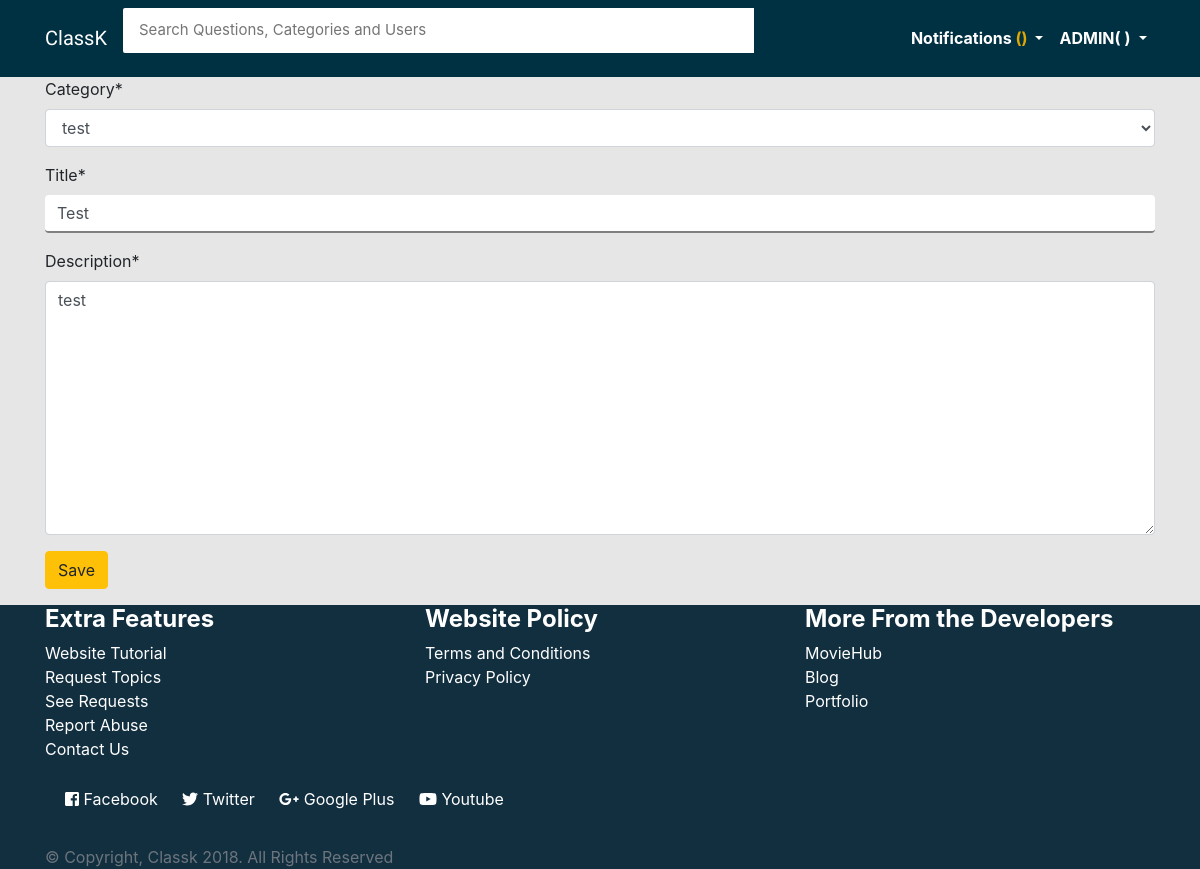
The page /edit/test/ (signed in) on the database its author committed.
### main/models.py (models this page shows, shortened)
class Category(models.Model):
    category = models.CharField(max_length=50)
    def __str__(self):
        return self.category

class Question(models.Model):
    user = models.ForeignKey(User, on_delete=models.CASCADE)
    title = models.CharField(max_length=150, default=None)
    description = models.TextField(max_length=3000)
    slug = models.SlugField(max_length=140, unique=True)
    date = models.DateTimeField(null=True, default=timezone.now())
    category = models.ForeignKey(Category, null=True, default=None, on_delete=models.CASCADE)
    satisfied = models.BooleanField(default=False)
    viewed = models.IntegerField(default=0)

### main/views.py (the view)
# urls.py: url(r'^edit/(?P<slug>[.\-\w]+)/$', views.edit_details, name='edit'),
def edit_details(request, slug):
    if request.user.is_authenticated:
        question = Question.objects.get(slug=slug)
        if request.user == question.user:
            if request.method == 'POST':
                form = QuestionForm(request.POST, instance=question)
                if form.is_valid():
                    form.save()
                    messages.success(request, 'Question Edited Successfully!')  # <-
                    return HttpResponseRedirect('/details/%s' %slug)
            else:
                form = QuestionForm(instance=question)
            template = 'main/edit-question.html'
            context = {'form': form}
            return render(request, template, context)
        else:
            return redirect("main:home")
    else:
        return redirect("main:home")

### main/forms.py
class QuestionForm(forms.ModelForm):
    class Meta:
        model = Question
        fields = ('category','title', 'description',)

### main/templates/main/edit-question.html (shortened to what this page needs)
{% extends 'main/base.html' %}
{% load crispy_forms_tags %}
{% block content %}
<div class="container">
<form action="" method="post">
    {{ form|crispy}}
    <input type="submit" class="btn btn-md btn-warning" value="Save">
</form>
</div>
{% endblock %}

### main/templates/main/base.html (shortened to what this page needs)
<html lang="en">
<head>
    <link href="https://maxcdn.bootstrapcdn.com/bootstrap/4.0.0/css/bootstrap.min.css" rel="stylesheet"
> {% load static %}
    <link rel="stylesheet" href="{% static 'css/main.css' %}">
    <link href="https://maxcdn.bootstrapcdn.com/font-awesome/4.7.0/css/font-awesome.min.css" rel="stylesheet"
>
</head>
<body>
    <header>
        <nav class="navbar navbar-expand-lg navbar-light" style="background-color:#003143;">
            <div class="container">
                <a class="navbar-brand text-white" href="{% url 'main:home' %}" id="brand">ClassK</span>
                </a>
                <div class="collapse navbar-collapse" id="navbarNav">
                    <div class="bam-navbar-search smallsearch col-sm-8 col-xs-11">
                        <form action="{% url 'main:home' %}" method="get" class="row">
                            <input class="bam-navbar-input col-md-11" type="search" placeholder="Search Questions, Categories and Users" name="q" , value="">
                        </form>
                    </div>
                    <ul class="nav navbar-nav ml-auto w-100 justify-content-end" id="item">
                        {% if user.is_authenticated %}
                        <li class="nav-item dropdown">
                            <a class="nav-link dropdown-toggle" href="#" id="navbarDropdownMenuLink" data-toggle="dropdown" aria-haspopup="true" aria-expanded="false"
                                style="color:white;">
                                <strong>Notifications
                                    <span style="color:#E0A800;">({{ notif_counts }})</span>
                                </strong>
                            </a>
                        </li>
                        <li class="nav-item dropdown">
                            <a class="nav-link dropdown-toggle" href="#" id="navbarDropdownMenuLink" data-toggle="dropdown" aria-haspopup="true" aria-expanded="false"
                                style="color:white;">
                                <strong> {{ user.username|upper }}( {{ score }} )</strong>
                            </a>
                        </li>
                        {% endif %}
                    </ul>
                </div>
            </div>
        </nav>
    </header>
    {% block content %} {% endblock %}
    <footer class="footer">
        <div class="container" id="contents-footer">
            <div class="row">
                <div class="col-md-4">
                    <h4>
                        <strong>Extra Features</strong>
                    </h4>
                    <ul class="list-contents">
                        <a href="{% url 'main:tutorial' %}">
                            <li>Website Tutorial</li>
                        </a>
                        <a href="{% url 'main:request_topic' %}">
                            <li>Request Topics</li>
                        </a>
                        <a href="{% url 'main:display_request' %}">
                            <li>See Requests</li>
                        </a>
                        <a href="#">
                            <li>Report Abuse</li>
                        </a>
                        <a href="{% url 'main:contact' %}">
                            <li> Contact Us</li>
                        </a>
                    </ul>
                </div>
                <div class="col-md-4">
                    <h4>
                        <strong>Website Policy</strong>
                    </h4>
                    <ul class="list-contents">
                        <a href="#">
                            <li>Terms and Conditions</li>
                        </a>
                        <a href="#">
                            <li>Privacy Policy</li>
                        </a>
                    </ul>
                </div>
                <div class="col-md-4">
                    <h4>
                        <strong>More From the Developers</strong>
                    </h4>
                    <ul class="list-contents">
                        <a href="#">
                            <li>MovieHub</li>
                        </a>
                        <a href="#">
                            <li>Blog</li>
                        </a>
                        <a href="#">
                            <li>Portfolio</li>
                        </a>
                    </ul>
                </div>
            </div>
            <div class="social-media-links">
                <a href="https://www.facebook.com/whysoserious13" target="_blank"> <i class="fab fa-facebook-square"></i> Facebook</a>
                <a href="https://twitter.com/techinov22" target="_blank"> <i class="fab fa-twitter"></i>  Twitter</a>
                <a href="https://plus.google.com/u/0/113475651357673842065" target="_blank"> <i class="fab fa-google-plus-g"></i>  Google Plus</a>
                <a href="https://www.youtube.com/c/onthir" target="_blank"> <i class="fab fa-youtube"></i>  Youtube</a>
            </div>
             <br>
            <span class="text-muted text-center">&copy; Copyright, Classk 2018. All Rights Reserved</span>
        </div>
    </footer>
</body>
</html>

### account/static/css/main.css (style rules this page uses)
body { background: #e6e6e6; }
.bam-navbar-input { padding: 11px 16px; border-radius: 2px 0 0 2px; border: 0 none; outline: 0 none; font-size: 15px; }
#brand { font-family: 'Francois One', sans-serif; }
input[type=text] { border: none; border-bottom: 2px solid grey; }
#contents-footer { color: white; }
.footer { background-color: #122f40; }
.list-contents li { list-style-type: none; }
.list-contents a { text-decoration: none; color: white; }
ul { padding: 0; }
.social-media-links { padding: 10px; }
.social-media-links a { text-decoration: none; color: white; padding: 10px; }

### rows shown on the page
Category: category "test"
Question: title "Test", description "test"

### other values the page prints
{{ user.username|upper }} "ADMIN"
